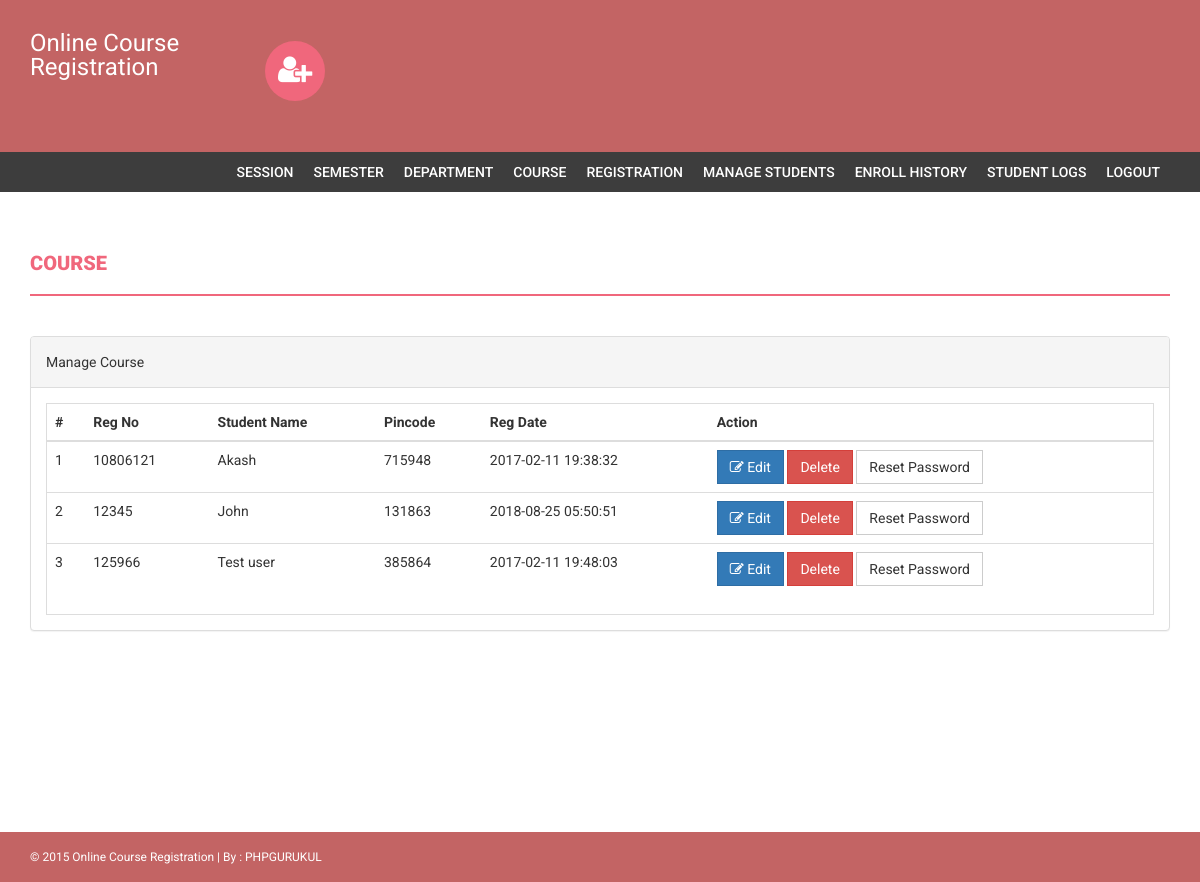
Page /admin/manage-students.php (signed in) on the committed database.
### tables this page shows
CREATE TABLE `students` (
  `StudentRegno` varchar(255) NOT NULL,
  `studentPhoto` varchar(255) DEFAULT NULL,
  `password` varchar(255) DEFAULT NULL,
  `studentName` varchar(255) DEFAULT NULL,
  `pincode` varchar(255) DEFAULT NULL,
  `session` varchar(255) DEFAULT NULL,
  `department` varchar(255) DEFAULT NULL,
  `semester` varchar(255) DEFAULT NULL,
  `cgpa` decimal(10,2) DEFAULT NULL,
  `creationdate` timestamp NULL DEFAULT CURRENT_TIMESTAMP,
  `updationDate` varchar(255) DEFAULT NULL
);

### admin/manage-students.php (the view, shortened to what this page needs)
<?php
if(strlen($_SESSION['alogin'])==0)
    {
header('location:index.php');
}
else{
?>
<!DOCTYPE html>
<html xmlns="http://www.w3.org/1999/xhtml">
<head>
    <link href="assets/css/bootstrap.css" rel="stylesheet" />
    <link href="assets/css/font-awesome.css" rel="stylesheet" />
    <link href="assets/css/style.css" rel="stylesheet" />
</head>
<body>
<?php include('includes/header.php');?>
<?php if($_SESSION['alogin']!="")
{
 include('includes/menubar.php');
}
 ?>
    <div class="content-wrapper">
        <div class="container">
              <div class="row">
                    <div class="col-md-12">
                        <h1 class="page-head-line">Course  </h1>
                    </div>
                </div>
                <div class="row" >
                <div class="col-md-12">
                    <div class="panel panel-default">
                        <div class="panel-heading">
                            Manage Course
                        </div>
                        <div class="panel-body">
                            <div class="table-responsive table-bordered">
                                <table class="table">
                                    <thead>
                                        <tr>
                                            <th>#</th>
                                            <th>Reg No </th>
                                            <th>Student Name </th>
                                            <th> Pincode</th>
                                             <th>Reg Date</th>
                                             <th>Action</th>
                                        </tr>
                                    </thead>
                                    <tbody>
<?php
$sql=mysqli_query($con,"select * from students");
$cnt=1;
while($row=mysqli_fetch_array($sql))
{
?>
                                        <tr>
                                            <td><?php echo $cnt;?></td>
                                            <td><?php echo htmlentities($row['StudentRegno']);?></td>
                                            <td><?php echo htmlentities($row['studentName']);?></td>
                                            <td><?php echo htmlentities($row['pincode']);?></td>
                                            <td><?php echo htmlentities($row['creationdate']);?></td>
                                            <td>
                                            <a href="edit-student-profile.php?id=<?php echo $row['StudentRegno']?>">
<button class="btn btn-primary"><i class="fa fa-edit "></i> Edit</button> </a>
<a href="manage-students.php?id=<?php echo $row['StudentRegno']?>&del=delete" onClick="return confirm('Are you sure you want to delete?')">
                                            <button class="btn btn-danger">Delete</button>
</a>
<a href="manage-students.php?id=<?php echo $row['StudentRegno']?>&pass=update" onClick="return confirm('Are you sure you want to reset password?')">
<button type="submit" name="submit" id="submit" class="btn btn-default">Reset Password</button>
</a>
                                            </td>
                                        </tr>
<?php
$cnt++;
} ?>
                                    </tbody>
                                </table>
                            </div>
                        </div>
                    </div>
                </div>
            </div>
        </div>
    </div>
  <?php include('includes/footer.php');?>
</body>
</html>
<?php } ?>

### admin/assets/css/style.css (style rules this page uses)
body { font-family: 'Roboto', sans-serif; line-height: 30px; }
.content-wrapper { margin-top: 40px; min-height: 600px; padding-bottom: 60px; }
.page-head-line { font-weight: 900; padding-bottom: 20px; border-bottom: 2px solid #F0677C; text-transform: uppercase; color: #F0677C; font-size: 20px; margin-bottom: 40px; }
.btn { border-radius: 0px; -webkit-border-radius: 0px; -moz-border-radius: 0px; }

### rows in the picture
students: StudentRegno "10806121", studentName "Akash", pincode "715948", creationdate "2017-02-11 19:38:32"
students: StudentRegno "12345", studentName "John", pincode "131863", creationdate "2018-08-25 05:50:51"
students: StudentRegno "125966", studentName "Test user", pincode "385864", creationdate "2017-02-11 19:48:03"
